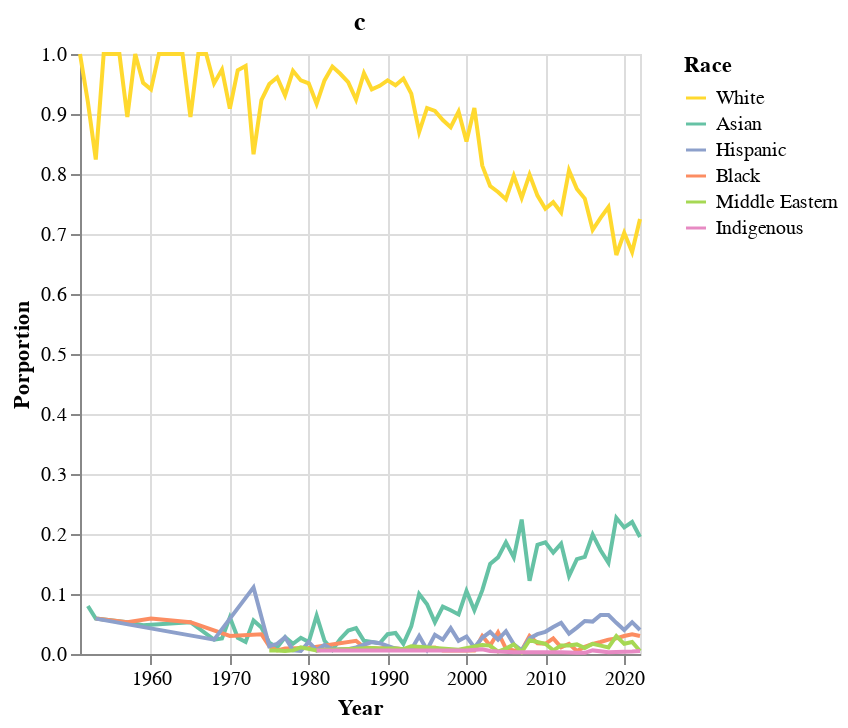

Notebook code for this chart:
### Code cell
race_prop_chart = alt.Chart(transform_year(race_ts)).mark_line().encode(
    x = alt.X(
        'year',
        title = 'Year',
    ),
    y = alt.Y(
        'prop',
        title = 'Porportion',
    ),
    color = alt.Color(
        'racepred',
        title = 'Race',
        scale=alt.Scale(domain=['White', 'Asian', 'Hispanic', 'Black', 'Middle Eastern', 'Indigenous'],
                      range=[race_color_dict[x] for x in [
                          'White', 'Asian', 'Hispanic', 'Black', 'Middle Eastern', 'Indigenous']]),
    )
).properties(
    title = 'c',
    height=300,
    width=280
)

# .configure_axis(
#     labelFontSize=13,
#     titleFontSize=20
# ).configure_legend(
#     titleFontSize=16,
#     labelFontSize=16
# ).configure_title(
#     anchor='start',
#     fontSize=22
# )

race_prop_chart

### Figure 1 — Vega-Lite specification as saved in the notebook (floating-point values rounded to 4 significant figures; data arrays with more than 128 entries replaced by an {"elided": "..."} marker saying what was removed)
{"config": {"view": {"continuousWidth": 300, "continuousHeight": 300}}, "data": {"name": "data-6edd26473e9f42f895ea251a62327936"}, "mark": {"type": "line"}, "encoding": {"color": {"field": "racepred", "scale": {"domain": ["White", "Asian", "Hispanic", "Black", "Middle Eastern", "Indigenous"], "range": ["#ffd92f", "#66c2a5", "#8da0cb", "#fc8d62", "#a6d854", "#e78ac3"]}, "title": "Race", "type": "nominal"}, "x": {"field": "year", "title": "Year", "type": "temporal"}, "y": {"field": "prop", "title": "Porportion", "type": "quantitative"}}, "height": 300, "title": "c", "width": 280, "$schema": "https://vega.github.io/schema/vega-lite/v5.15.1.json", "datasets": {"data-6edd26473e9f42f895ea251a62327936": {"elided": "271 records"}}}
